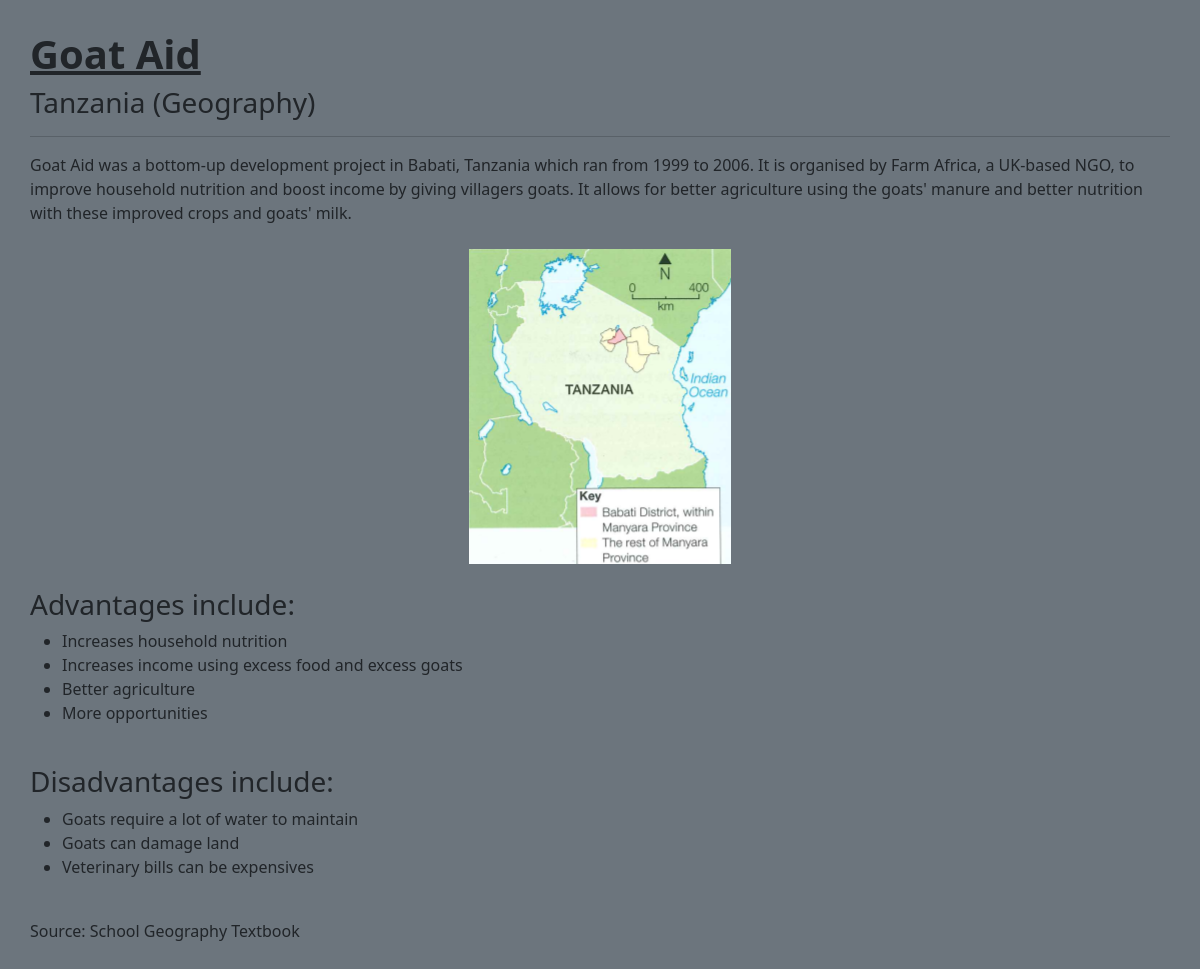
/factFile?id=3, run on an earlier commit of the app's database.
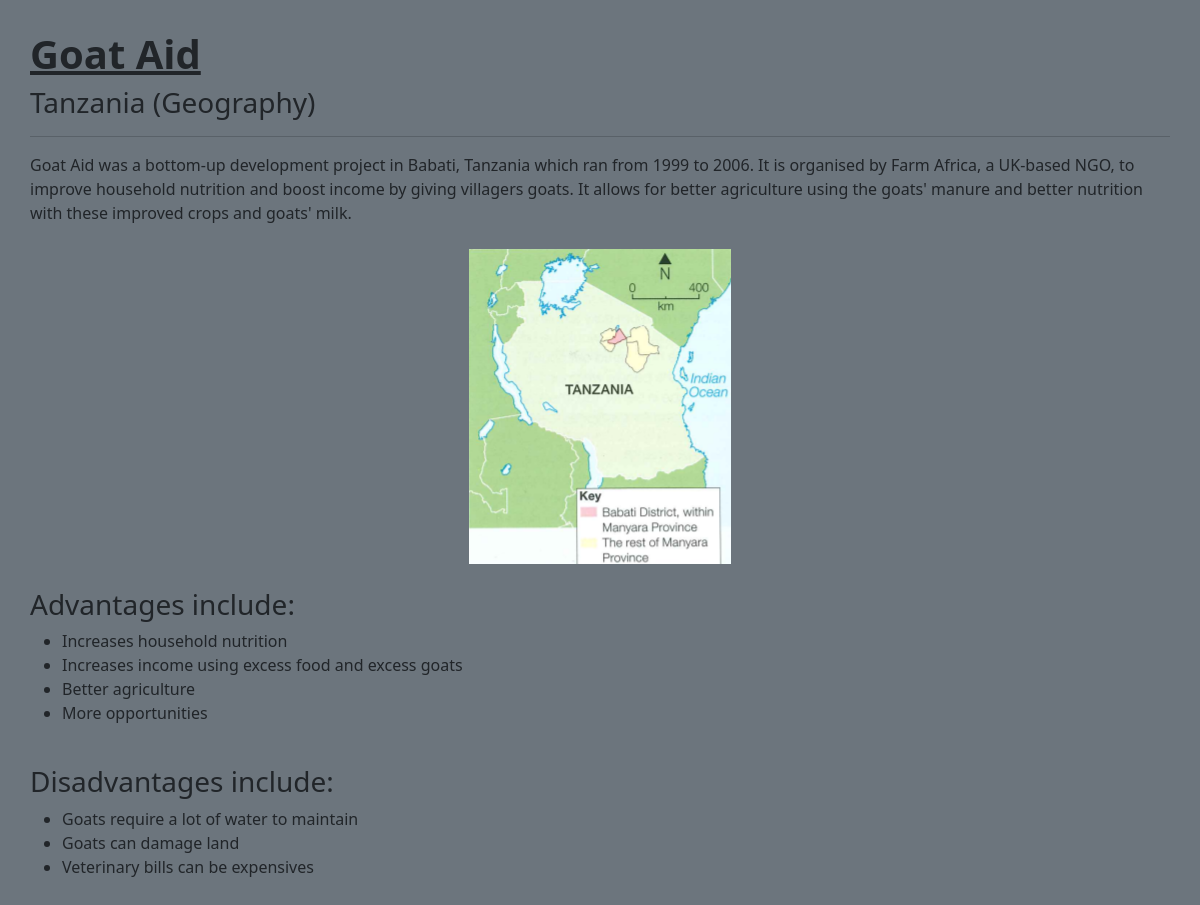
And on a later commit of the database.
### tables this page shows
CREATE TABLE factfiles (id INTEGER, subj TEXT, topic TEXT, title TEXT, filename TEXT, content TEXT, PRIMARY KEY (id));

### application.py (the view)
@app.route("/factFile")
@clearFlash
def factfile(): # Display fact file
    if not (id := request.args.get("id")) or not id.isdigit(): return redirect("/factSearch") # Check if id exists
    if len(rows := db.execute("SELECT * FROM factfiles WHERE id = ?", int(id))) != 1: return "Bad ID" # Check if id exists
    return render_template("factfile.html", **rows[0])

### application.py (called while the page is built)
def clearFlash(func):
    @wraps(func)
    def deco(*args, **kwargs):
        session['_flashes'] = None
        return func(*args, **kwargs)
    return deco

### templates/factfile.html (shortened to what this page needs)
{% extends "layout.html" %}
{% block body %}
    <div style="text-align: left; margin-bottom: 30px;">
        <h1><b><u>{{ title }}</u></b></h1>
        <h3>{{ topic | capitalize }} ({{ subj | capitalize }})</h3>
        <hr>
        {{ content | safe }}
    </div>
{% endblock %}

### templates/layout.html (shortened to what this page needs)
<!DOCTYPE html>
<html>
    <head>
        <link href="https://cdn.jsdelivr.net/npm/bootstrap@5.1.3/dist/css/bootstrap.min.css" rel="stylesheet">
    </head>
    <body class="bg-secondary" style="text-align: center; margin: 30px;">
        {% block body %}{% endblock %}
    </body>
</html>

### templates/factfile.html (style rules this page uses)
.center { display: block; margin-left: auto; margin-right: auto; }

What changed in the data, as far as the page shows it:
changed factfiles "Goat Aid": content "…bills can be expensives Source: School Geography Textbook" → "…bills can be expensives"
